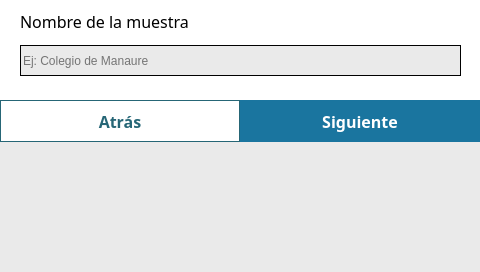
<?xml version="1.0" encoding="UTF-8"?>
<ui version="4.0">
 <class>MainWindow</class>
 <widget class="QMainWindow" name="MainWindow">
  <property name="geometry">
   <rect>
    <x>0</x>
    <y>0</y>
    <width>480</width>
    <height>272</height>
   </rect>
  </property>
  <property name="windowTitle">
   <string>MainWindow</string>
  </property>
  <property name="styleSheet">
   <string notr="true">QLabel {
	font-family: Poppins;
	font-size: 16px;
}

QWidget {
	background-color: white;
}

QPushButton {
	border: none;
	background-color: white;
	font-size: 14px;
	font-family: Poppins;
	font-weight: 500;
}

</string>
  </property>
  <widget class="QWidget" name="centralwidget">
   <widget class="QPushButton" name="backBtn">
    <property name="geometry">
     <rect>
      <x>0</x>
      <y>100</y>
      <width>240</width>
      <height>42</height>
     </rect>
    </property>
    <property name="styleSheet">
     <string notr="true">QPushButton {
	background-color: white;
	color: #266676;
	font-size: 16px;
	border: 1px solid #266676;
}</string>
    </property>
    <property name="text">
     <string>Atrás</string>
    </property>
   </widget>
   <widget class="QPushButton" name="nextBtn">
    <property name="geometry">
     <rect>
      <x>240</x>
      <y>100</y>
      <width>240</width>
      <height>42</height>
     </rect>
    </property>
    <property name="styleSheet">
     <string notr="true">QPushButton {
	background-color: #1a759f;
	color: white;
	font-size: 16px;
	font-weight: 500;
	height: 50px;
	border: none;
}</string>
    </property>
    <property name="text">
     <string>Siguiente</string>
    </property>
   </widget>
   <widget class="QWidget" name="widgetKeyboard" native="true">
    <property name="geometry">
     <rect>
      <x>0</x>
      <y>140</y>
      <width>480</width>
      <height>135</height>
     </rect>
    </property>
    <property name="styleSheet">
     <string notr="true">background-color: rgb(234, 234, 234);</string>
    </property>
   </widget>
   <widget class="QLineEdit" name="inputPlace">
    <property name="geometry">
     <rect>
      <x>20</x>
      <y>45</y>
      <width>441</width>
      <height>31</height>
     </rect>
    </property>
    <property name="styleSheet">
     <string notr="true">border-color: rgb(0, 0, 0);
border-style: solid;
border-width: 1px;
background-color: rgb(234, 234, 234);
font: 14px &quot;Poppins&quot;;</string>
    </property>
    <property name="maxLength">
     <number>50</number>
    </property>
    <property name="placeholderText">
     <string>Ej: Colegio de Manaure</string>
    </property>
   </widget>
   <widget class="QLabel" name="label">
    <property name="geometry">
     <rect>
      <x>20</x>
      <y>10</y>
      <width>221</width>
      <height>21</height>
     </rect>
    </property>
    <property name="text">
     <string>&lt;html&gt;&lt;head/&gt;&lt;body&gt;&lt;p&gt;Nombre de la muestra&lt;/p&gt;&lt;/body&gt;&lt;/html&gt;</string>
    </property>
   </widget>
   <zorder>widgetKeyboard</zorder>
   <zorder>backBtn</zorder>
   <zorder>nextBtn</zorder>
   <zorder>inputPlace</zorder>
   <zorder>label</zorder>
  </widget>
 </widget>
 <resources/>
 <connections/>
</ui>
